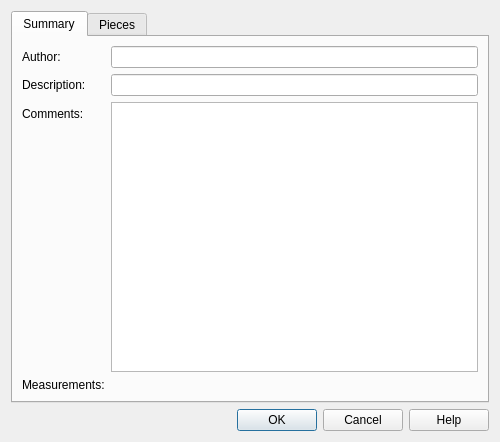
<?xml version="1.0" encoding="UTF-8"?>
<ui version="4.0">
 <class>swPropertiesDialog</class>
 <widget class="QDialog" name="swPropertiesDialog">
  <property name="whatsThis">
   <string>&lt;p&gt;&lt;b&gt;Model Properties&lt;/b&gt;&lt;/p&gt;&lt;p&gt;Edit the current model's author, description, and comments on the Summary tab. Measurements and Pieces provide read-only information. Choose OK to apply the metadata changes, or Cancel to discard them.&lt;/p&gt;</string>
  </property>
  <property name="geometry">
   <rect>
    <x>0</x>
    <y>0</y>
    <width>500</width>
    <height>442</height>
   </rect>
  </property>
  <property name="windowTitle">
   <string>Properties</string>
  </property>
  <layout class="QVBoxLayout" name="verticalLayout">
   <item>
    <widget class="QTabWidget" name="tabWidget">
     <property name="currentIndex">
      <number>0</number>
     </property>
     <widget class="QWidget" name="tabSummary">
      <property name="whatsThis">
       <string>&lt;p&gt;&lt;b&gt;Model Summary&lt;/b&gt;&lt;/p&gt;&lt;p&gt;Author, description, and comments are stored in the model file when you save it. Measurements show its overall size.&lt;/p&gt;</string>
      </property>
      <property name="sizePolicy">
       <sizepolicy hsizetype="Preferred" vsizetype="Preferred">
        <horstretch>0</horstretch>
        <verstretch>0</verstretch>
       </sizepolicy>
      </property>
      <attribute name="title">
       <string>Summary</string>
      </attribute>
      <layout class="QFormLayout" name="formLayout_3">
       <item row="0" column="0">
        <widget class="QLabel" name="label">
         <property name="buddy">
          <cstring>AuthorEdit</cstring>
         </property>
         <property name="toolTip">
          <string>Enter the author credited in this model.</string>
         </property>
         <property name="text">
          <string>Author:</string>
         </property>
        </widget>
       </item>
       <item row="0" column="1">
        <widget class="QLineEdit" name="AuthorEdit">
         <property name="toolTip">
          <string>Enter the author credited in this model.</string>
         </property>
        </widget>
       </item>
       <item row="1" column="0">
        <widget class="QLabel" name="label_3">
         <property name="buddy">
          <cstring>DescriptionEdit</cstring>
         </property>
         <property name="toolTip">
          <string>Enter a short description of this model.</string>
         </property>
         <property name="text">
          <string>Description:</string>
         </property>
        </widget>
       </item>
       <item row="1" column="1">
        <widget class="QLineEdit" name="DescriptionEdit">
         <property name="toolTip">
          <string>Enter a short description of this model.</string>
         </property>
        </widget>
       </item>
       <item row="2" column="0">
        <widget class="QLabel" name="label_2">
         <property name="buddy">
          <cstring>CommentsEdit</cstring>
         </property>
         <property name="toolTip">
          <string>Enter plain-text notes to store with this model.</string>
         </property>
         <property name="text">
          <string>Comments:</string>
         </property>
        </widget>
       </item>
       <item row="2" column="1">
        <widget class="QTextEdit" name="CommentsEdit">
         <property name="toolTip">
          <string>Enter plain-text notes to store with this model.</string>
         </property>
         <property name="sizePolicy">
          <sizepolicy hsizetype="Expanding" vsizetype="Expanding">
           <horstretch>0</horstretch>
           <verstretch>0</verstretch>
          </sizepolicy>
         </property>
         <property name="acceptRichText">
          <bool>false</bool>
         </property>
        </widget>
       </item>
       <item row="3" column="0">
        <widget class="QLabel" name="label_4">
         <property name="toolTip">
          <string>Overall model dimensions along the X, Y, and Z axes.</string>
         </property>
         <property name="whatsThis">
          <string>&lt;p&gt;&lt;b&gt;Model Measurements&lt;/b&gt;&lt;/p&gt;&lt;p&gt;The dimensions of the model's bounding box are shown in centimeters, inches, and LDraw units (LDU). The values are read-only and include pieces across all steps.&lt;/p&gt;</string>
         </property>
         <property name="text">
          <string>Measurements:</string>
         </property>
        </widget>
       </item>
       <item row="3" column="1">
        <widget class="QLabel" name="MeasurementsLabel">
         <property name="toolTip">
          <string>Overall model dimensions along the X, Y, and Z axes.</string>
         </property>
         <property name="whatsThis">
          <string>&lt;p&gt;&lt;b&gt;Model Measurements&lt;/b&gt;&lt;/p&gt;&lt;p&gt;The dimensions of the model's bounding box are shown in centimeters, inches, and LDraw units (LDU). The values are read-only and include pieces across all steps.&lt;/p&gt;</string>
         </property>
         <property name="accessibleName">
          <string>Model Measurements</string>
         </property>
         <property name="text">
          <string/>
         </property>
        </widget>
       </item>
      </layout>
     </widget>
     <widget class="QWidget" name="tabParts">
      <attribute name="title">
       <string>Pieces</string>
      </attribute>
      <layout class="QVBoxLayout" name="verticalLayout_3">
       <item>
        <widget class="swPartsTableWidget" name="PartsTable">
         <property name="toolTip">
          <string>View piece quantities by color; click a column heading to sort.</string>
         </property>
         <property name="whatsThis">
          <string>&lt;p&gt;&lt;b&gt;Pieces&lt;/b&gt;&lt;/p&gt;&lt;p&gt;The table counts pieces across all steps, including pieces inside submodels. The first column shows a thumbnail of each piece in its most used color, and the ID column shows its number. Color columns show quantities, and totals summarize each piece, each color, and the whole model. Click a column heading to sort. The thumbnail, ID and piece-name columns stay visible while you scroll horizontally. Counts cannot be edited here.&lt;/p&gt;</string>
         </property>
         <property name="accessibleName">
          <string>Pieces</string>
         </property>
         <property name="editTriggers">
          <set>QAbstractItemView::NoEditTriggers</set>
         </property>
         <property name="sortingEnabled">
          <bool>true</bool>
         </property>
         <property name="selectionBehavior">
          <enum>QAbstractItemView::SelectRows</enum>
         </property>
         <attribute name="horizontalHeaderDefaultSectionSize">
          <number>75</number>
         </attribute>
         <attribute name="horizontalHeaderShowSortIndicator" stdset="0">
          <bool>true</bool>
         </attribute>
         <attribute name="verticalHeaderVisible">
          <bool>false</bool>
         </attribute>
        </widget>
       </item>
       <item>
        <layout class="QHBoxLayout" name="ExportLayout">
         <item>
          <widget class="QLabel" name="PiecesCountLabel">
           <property name="toolTip">
            <string>Unique pieces count each piece and color combination once; total pieces count every piece in the model.</string>
           </property>
          </widget>
         </item>
         <item>
          <spacer name="ExportSpacer">
           <property name="orientation">
            <enum>Qt::Horizontal</enum>
           </property>
           <property name="sizeHint" stdset="0">
            <size>
             <width>0</width>
             <height>0</height>
            </size>
           </property>
          </spacer>
         </item>
         <item>
          <widget class="QPushButton" name="ExportBrickLinkButton">
           <property name="toolTip">
            <string>Save this model's piece list as a BrickLink wanted list.</string>
           </property>
           <property name="whatsThis">
            <string>&lt;p&gt;&lt;b&gt;Export BrickLink&lt;/b&gt;&lt;/p&gt;&lt;p&gt;Saves the pieces listed in this table as a BrickLink XML wanted list, the same format as File &amp;gt; Export &amp;gt; BrickLink. Only the model shown in this dialog and its submodels are included.&lt;/p&gt;</string>
           </property>
           <property name="text">
            <string>Export BrickLink...</string>
           </property>
          </widget>
         </item>
         <item>
          <widget class="QPushButton" name="ExportCSVButton">
           <property name="toolTip">
            <string>Save this model's piece list as a CSV spreadsheet.</string>
           </property>
           <property name="whatsThis">
            <string>&lt;p&gt;&lt;b&gt;Export CSV&lt;/b&gt;&lt;/p&gt;&lt;p&gt;Saves the pieces listed in this table as comma separated values with name, color, quantity, ID and color code, the same format as File &amp;gt; Export &amp;gt; CSV. Only the model shown in this dialog and its submodels are included.&lt;/p&gt;</string>
           </property>
           <property name="text">
            <string>Export CSV...</string>
           </property>
          </widget>
         </item>
        </layout>
       </item>
      </layout>
     </widget>
    </widget>
   </item>
   <item>
    <widget class="QDialogButtonBox" name="buttonBox">
     <property name="orientation">
      <enum>Qt::Horizontal</enum>
     </property>
     <property name="standardButtons">
      <set>QDialogButtonBox::Cancel|QDialogButtonBox::Help|QDialogButtonBox::Ok</set>
     </property>
    </widget>
   </item>
  </layout>
 </widget>
 <tabstops>
  <tabstop>tabWidget</tabstop>
  <tabstop>buttonBox</tabstop>
  <tabstop>AuthorEdit</tabstop>
  <tabstop>DescriptionEdit</tabstop>
  <tabstop>CommentsEdit</tabstop>
  <tabstop>PartsTable</tabstop>
  <tabstop>ExportBrickLinkButton</tabstop>
  <tabstop>ExportCSVButton</tabstop>
 </tabstops>
 <customwidgets>
  <customwidget>
   <class>swPartsTableWidget</class>
   <extends>QTableWidget</extends>
   <header>sw_properties_dialog.h</header>
  </customwidget>
 </customwidgets>
 <resources/>
 <connections>
  <connection>
   <sender>buttonBox</sender>
   <signal>accepted()</signal>
   <receiver>swPropertiesDialog</receiver>
   <slot>accept()</slot>
   <hints>
    <hint type="sourcelabel">
     <x>257</x>
     <y>352</y>
    </hint>
    <hint type="destinationlabel">
     <x>157</x>
     <y>274</y>
    </hint>
   </hints>
  </connection>
  <connection>
   <sender>buttonBox</sender>
   <signal>rejected()</signal>
   <receiver>swPropertiesDialog</receiver>
   <slot>reject()</slot>
   <hints>
    <hint type="sourcelabel">
     <x>325</x>
     <y>352</y>
    </hint>
    <hint type="destinationlabel">
     <x>286</x>
     <y>274</y>
    </hint>
   </hints>
  </connection>
 </connections>
</ui>
